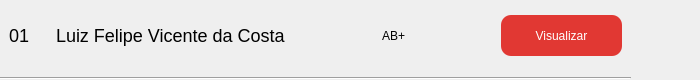
<?xml version="1.0" encoding="UTF-8"?>
<ui version="4.0">
 <class>ItemView</class>
 <widget class="QWidget" name="ItemView">
  <property name="geometry">
   <rect>
    <x>0</x>
    <y>0</y>
    <width>700</width>
    <height>80</height>
   </rect>
  </property>
  <property name="minimumSize">
   <size>
    <width>700</width>
    <height>80</height>
   </size>
  </property>
  <property name="maximumSize">
   <size>
    <width>700</width>
    <height>80</height>
   </size>
  </property>
  <property name="windowTitle">
   <string>Form</string>
  </property>
  <property name="styleSheet">
   <string notr="true"/>
  </property>
  <widget class="QWidget" name="verticalWidget" native="true">
   <property name="geometry">
    <rect>
     <x>0</x>
     <y>0</y>
     <width>631</width>
     <height>80</height>
    </rect>
   </property>
   <property name="styleSheet">
    <string notr="true"/>
   </property>
   <layout class="QVBoxLayout" name="verticalLayout">
    <item>
     <widget class="QWidget" name="horizontalWidget" native="true">
      <property name="styleSheet">
       <string notr="true">QWidget#horizontalWidget::hover{
	background-color: #FFD2D2;
} </string>
      </property>
      <layout class="QHBoxLayout" name="horizontalLayout">
       <item>
        <widget class="QLabel" name="txtId">
         <property name="minimumSize">
          <size>
           <width>41</width>
           <height>31</height>
          </size>
         </property>
         <property name="maximumSize">
          <size>
           <width>41</width>
           <height>311</height>
          </size>
         </property>
         <property name="styleSheet">
          <string notr="true">font-size:18px</string>
         </property>
         <property name="text">
          <string>01</string>
         </property>
        </widget>
       </item>
       <item>
        <widget class="QLabel" name="txtNome">
         <property name="minimumSize">
          <size>
           <width>320</width>
           <height>31</height>
          </size>
         </property>
         <property name="maximumSize">
          <size>
           <width>320</width>
           <height>31</height>
          </size>
         </property>
         <property name="styleSheet">
          <string notr="true">font-size: 18px;</string>
         </property>
         <property name="text">
          <string>Luiz Felipe Vicente da Costa</string>
         </property>
        </widget>
       </item>
       <item>
        <widget class="QLabel" name="txtSangue">
         <property name="text">
          <string>AB+</string>
         </property>
        </widget>
       </item>
       <item>
        <widget class="QPushButton" name="buttonVisualizar">
         <property name="minimumSize">
          <size>
           <width>121</width>
           <height>41</height>
          </size>
         </property>
         <property name="maximumSize">
          <size>
           <width>121</width>
           <height>41</height>
          </size>
         </property>
         <property name="styleSheet">
          <string notr="true">QPushButton{

background: #E13833;
border-radius: 10px;
color:#ffffff;
}
QPushButton:hover{
background: #992C29;
border-radius: 10px;
color:#ffffff;
}

</string>
         </property>
         <property name="text">
          <string>Visualizar</string>
         </property>
         <property name="icon">
          <iconset resource="../../../resouces.qrc">
           <normaloff>:/assets/icons/ver.png</normaloff>:/assets/icons/ver.png</iconset>
         </property>
         <property name="iconSize">
          <size>
           <width>20</width>
           <height>20</height>
          </size>
         </property>
        </widget>
       </item>
      </layout>
     </widget>
    </item>
    <item>
     <widget class="Line" name="linhaDivisora">
      <property name="orientation">
       <enum>Qt::Horizontal</enum>
      </property>
     </widget>
    </item>
   </layout>
  </widget>
 </widget>
 <resources>
  <include location="../../../resouces.qrc"/>
 </resources>
 <connections/>
</ui>
